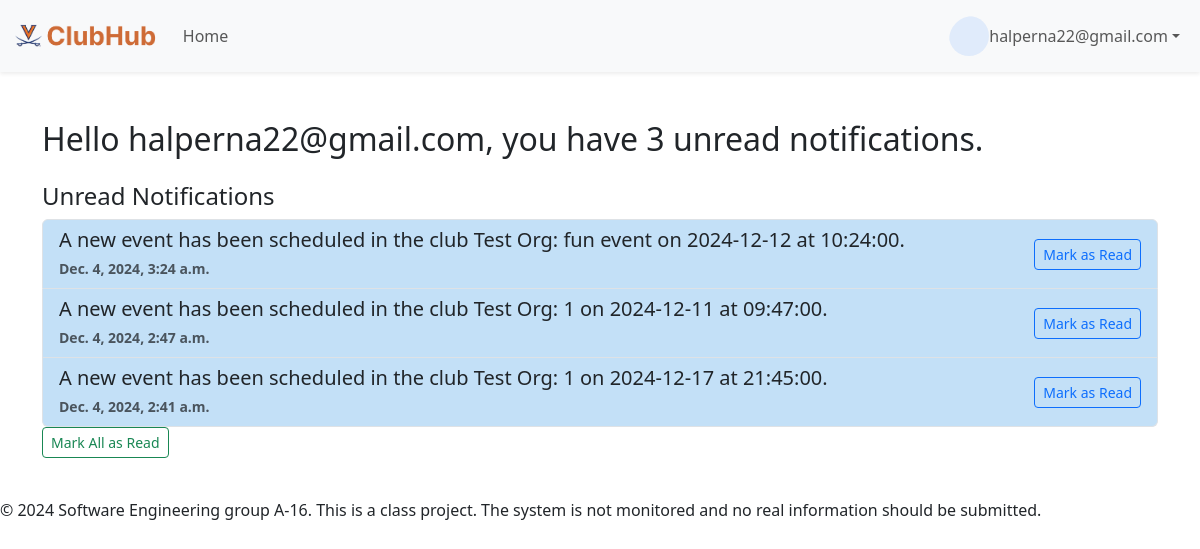
Screenshot of /mailbox/ (signed in) with the database file from the repository.
### users/models.py (models this page shows, shortened)
class Notification(models.Model):
    user = models.ForeignKey(User, on_delete=models.CASCADE, related_name="notifications")
    content = models.TextField()
    created_at = models.DateTimeField(auto_now_add=True)
    is_read = models.BooleanField(default=False)

### users/views.py (the view)
# urls.py: path('mailbox/', views.mailbox, name='mailbox'),
@login_required
def mailbox(request):
    unread_notifications = Notification.objects.filter(user=request.user, is_read=False).order_by('-created_at')
    read_notifications = Notification.objects.filter(user=request.user, is_read=True).order_by('-created_at')
    unread_count = unread_notifications.count()
    return render(request, 'user/mailbox.html', {
        'unread_notifications': unread_notifications,
        'read_notifications': read_notifications,
        'unread_count': unread_count
    })

### users/templates/user/mailbox.html (shortened to what this page needs)
<!DOCTYPE html>
<html lang="en">
<head>
    {% load static %}
    {% load bootstrap5 %}
    {% bootstrap_css %}
    {% load socialaccount %}
</head>
<body>
    <nav class="navbar navbar-expand-lg navbar-light bg-light shadow-sm">
        <div class="container-fluid">
            <a class="navbar-brand d-flex align-items-center" href="#">
                <img src="{% static 'images/clubhub.png' %}" alt="ClubHub Logo" style="height: 30px;">
            </a>
            <div class="collapse navbar-collapse" id="navbarNav">
                <ul class="navbar-nav me-auto">
                    <li class="nav-item">
                        <a class="nav-link" href="{% url 'users:home' %}">Home</a>
                    </li>
                </ul>
            <div class="collapse navbar-collapse justify-content-end" id="navbarNav">
                <ul class="navbar-nav ms-auto">
                    <li class="nav-item dropdown">
                        <a class="nav-link dropdown-toggle d-flex align-items-center" href="#" id="navbarDropdown" role="button" data-bs-toggle="dropdown" aria-expanded="false">
                            <div class="rounded-circle overflow-hidden" style="width: 40px; height: 40px; cursor: pointer;" data-bs-toggle="dropdown" aria-expanded="false">
                                {% if user.profile %}
                                        {% if user.profile.profile_picture %}
                                            <img src="{{ user.profile.profile_picture.url }}"
                                                class="rounded-circle me-3" style="width: 48px; height: 48px; object-fit: cover;"
                                                alt="Profile Picture">
                                        {% else %}
                                            <div class="rounded-circle bg-primary bg-opacity-10 d-flex align-items-center justify-content-center me-3"
                                                style="width: 48px; height: 48px;">
                                            </div>
                                        {% endif %}
                                    {% else %}
                                        <div class="rounded-circle bg-warning bg-opacity-10 d-flex align-items-center justify-content-center me-3"
                                            style="width: 48px; height: 48px;">
                                                <i class="bi bi-person-x text-warning"></i>
                                        </div>
                                    {% endif %}
                            </div>
                            <span class="d-none d-lg-inline">
                                {% if user.is_authenticated %}
                                    {{ user.first_name|default:user.email }}
                                {% else %}
                                    Guest
                                {% endif %}
                                </span>
                        </a>
                    </li>
                </ul>
            </div>
        </div>
    </nav>
    <div class="container mt-5">
        <div class="d-flex align-items-center justify-content-between">
            <h2 class="text-center mb-4">
                {% if unread_count == 0 %}
                    Hello {{ user.first_name|default:user.email }}, you're up to date!
                {% elif unread_count == 1 %}
                    Hello {{ user.first_name|default:user.email }}, you have 1 unread notification.
                {% else %}
                    Hello {{ user.first_name|default:user.email }}, you have {{ unread_count }} unread notifications.
                {% endif %}
            </h2>
        </div>
        {% if unread_notifications %}
        <div class="mb-4">
            <h4>Unread Notifications</h4>
            <ul class="list-group">
                {% for notification in unread_notifications %}
                    <li class="list-group-item unread">
                        <div class="d-flex justify-content-between align-items-center">
                            <div>
                                <h5 class="mb-1">{{ notification.content }}</h5>
                                <small class="text-muted">{{ notification.created_at }}</small>
                            </div>
                            <a href="{% url 'users:mark_as_read' notification.id %}" class="btn btn-sm btn-outline-primary">
                                Mark as Read
                            </a>
                        </div>
                    </li>
                {% endfor %}
            </ul>
            <form action="{% url 'users:mark_all_as_read' %}" method="post">
                <button type="submit" class="btn btn-sm btn-outline-success mb-3">Mark All as Read</button>
            </form>
        </div>
        {% endif %}
    </div>
</body>
<footer class="footer">
    <div class="footer-content">
        <p>© 2024 Software Engineering group A-16. This is a class project. The system is not monitored and no real information should be submitted.</p>
    </div>
</footer>
</html>

### users/templates/user/mailbox.html (style rules this page uses)
.unread { background-color: #c3e0f7; font-weight: bold; }

### rows the page displays
Notification: content "A new event has been scheduled in the club Test Org: fun event on 2024-12-12 at 10:24:00.", created_at "Dec. 4, 2024, 3:24 a.m."
Notification: content "A new event has been scheduled in the club Test Org: 1 on 2024-12-11 at 09:47:00.", created_at "Dec. 4, 2024, 2:47 a.m."
Notification: content "A new event has been scheduled in the club Test Org: 1 on 2024-12-17 at 21:45:00.", created_at "Dec. 4, 2024, 2:41 a.m."

### other values shown
{{ user.first_name|default:user.email }} "halperna22@gmail.com"
{{ unread_count }} "3"
